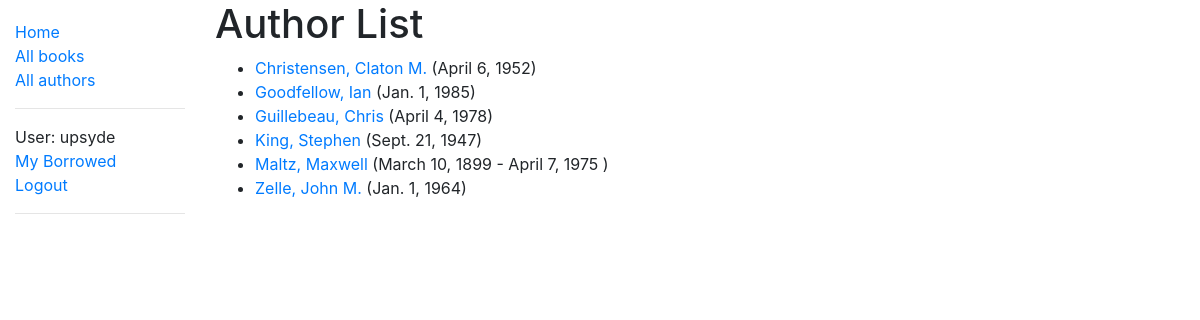
Before: /catalog/authors/ (signed in) with the older database file.
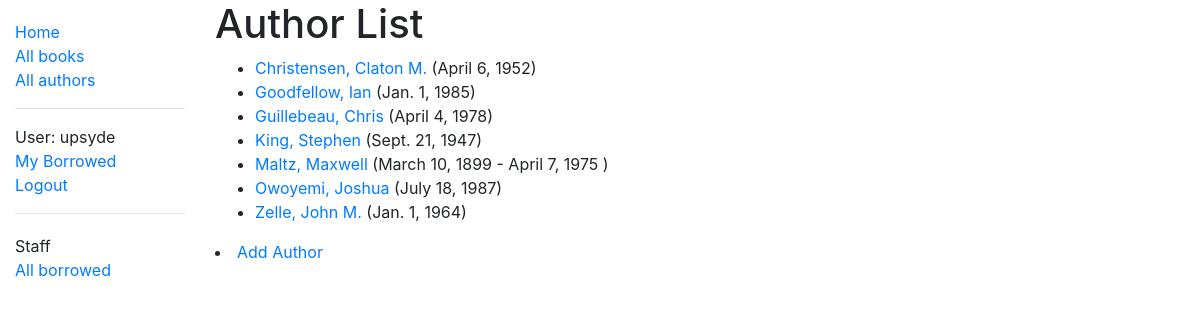
After: the same page with the newer database file.
### catalog/models.py (models this page shows)
class Author(models.Model):
    first_name = models.CharField(max_length=100)
    last_name = models.CharField(max_length=100)
    date_of_birth = models.DateField(null=True, blank=True)
    date_of_death = models.DateField("died", null=True, blank=True)
    class Meta:
        ordering = ["last_name", "first_name"]
    def get_absolute_url(self):
        return reverse("author-detail", args=[str(self.id)])
    def __str__(self):
        return f"{self.last_name}, {self.first_name}"

### catalog/views.py (the view)
# urls.py: path("authors/", views.AuthorListView.as_view(), name="authors"),
class AuthorListView(LoginRequiredMixin, generic.ListView):
    model = Author
    paginate_by = 10

### catalog/templates/catalog/author_list.html
{% extends "base_generic.html" %}
{% block content %}
<h1>Author List</h1>
{% if author_list %}
<ul>
  {% for author in author_list %}
  <li>
    <a href="{{ author.get_absolute_url }}">{{ author }} </a> ({{author.date_of_birth}}{% if author.date_of_death %} -
    {{author.date_of_death}} {% endif %})
  </li>
  {% endfor %}
</ul>
{% else %}
<p>There are no authors in the library.</p>
{% endif %}
{% if perms.catalog.can_mark_returned %}
<li><a href="{% url 'author_create' %}">Add Author</a></li>
{% endif %}
{% endblock %}

### catalog/templates/base_generic.html (shortened to what this page needs)
<!DOCTYPE html>
<html lang="en">
<head>
  <link rel="stylesheet" href="https://stackpath.bootstrapcdn.com/bootstrap/4.1.3/css/bootstrap.min.css"
>
  {% load static %}
  <link rel="stylesheet" href="{% static 'css/styles.css' %}">
</head>
<body>
  <div class="container-fluid">
    <div class="row">
      <div class="col-sm-2">
        {% block sidebar %}
        <ul class="sidebar-nav">
          <li><a href="{% url 'index' %}">Home</a></li>
          <li><a href="{% url 'books' %}">All books</a></li>
          <li><a href="{% url 'authors' %}">All authors</a></li>
          <hr>
          {% if user.is_authenticated %}
          <li>User: {{ user.get_username }}</li>
          <li><a href="{% url 'my-borrowed' %}">My Borrowed</a></li>
          <li><a href="{% url 'logout'%}?next={{request.path}}">Logout</a></li>
          {% else %}
          <li><a href="{% url 'login'%}?next={{request.path}}">Login</a></li>
          {% endif %}
          <hr>
          <ul class="sidebar-nav">
            {% if perms.catalog.can_mark_returned %}
            <li>Staff</li>
            <li><a href="{% url 'all-borrowed' %}">All borrowed</a></li>
            {% endif %}
          </ul>
        </ul>
        {% endblock %}
      </div>
      <div class="col-sm-10 ">{% block content %}{% endblock %}</div>
    </div>
  </div>
</body>
</html>

Changed rows visible on the page:
added Author: last_name+first_name "Owoyemi, Joshua", date_of_birth "July 18, 1987"
Other visible differences:
text now shown: "Staff All borrowed Add Author"
